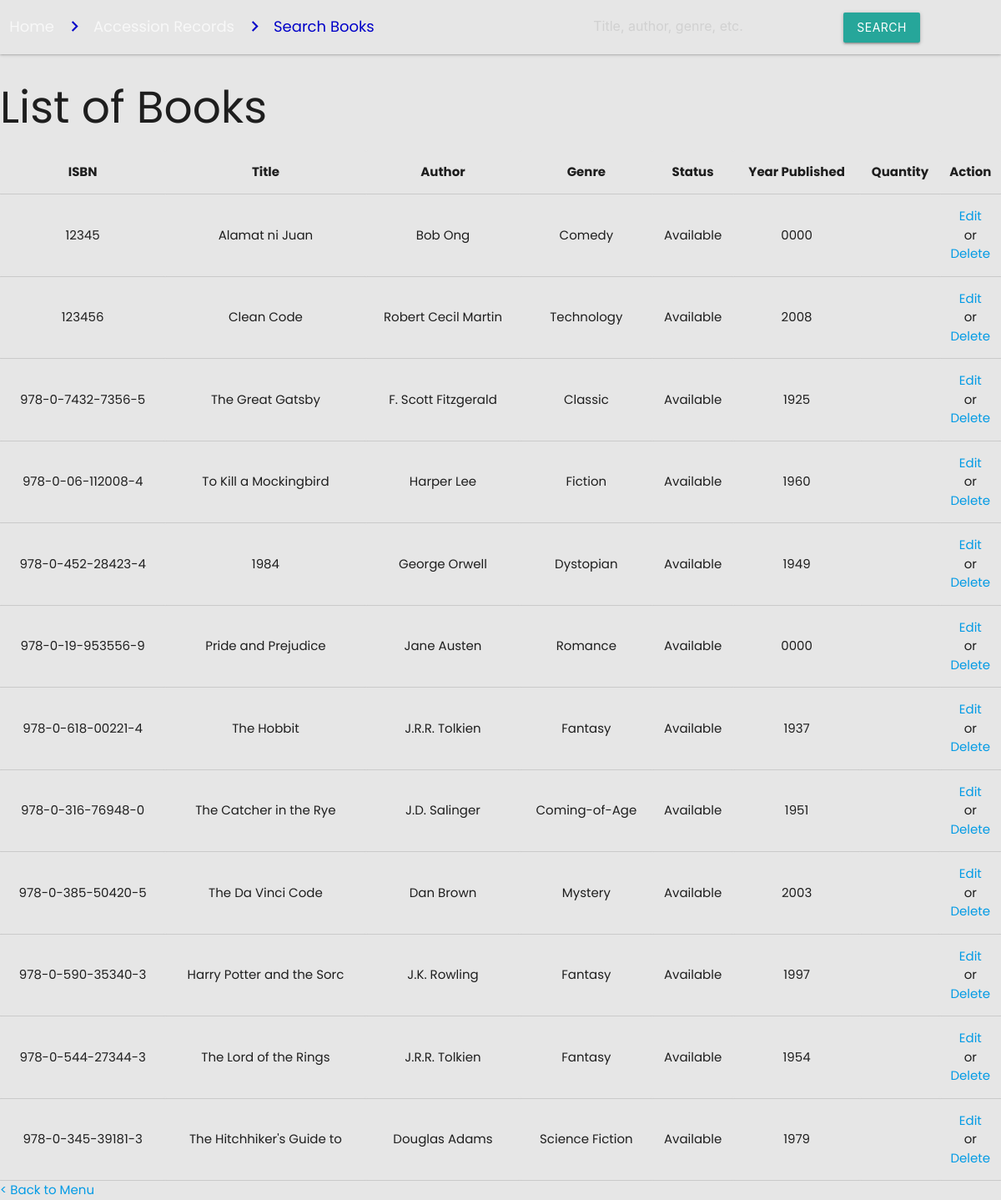
Page /search-book.php on the committed database.
### tables this page shows
CREATE TABLE `books` (
  `id` int(11) NOT NULL,
  `title` varchar(255) NOT NULL,
  `author` varchar(255) NOT NULL,
  `genre` varchar(255) NOT NULL,
  `ISBN` varchar(255) NOT NULL,
  `status` varchar(255) NOT NULL,
  `pubdate` year(4) NOT NULL
);

### search-book.php (the view, shortened to what this page needs)
<!DOCTYPE html>
<html lang="en">
<head>
    <link rel="stylesheet" href="admin-style.css">
    <?php @include 'include/header.php'?>
</head>
<body>
<?php
    $db = mysqli_connect("localhost", "root", "", "library") or die(mysqli_error($db));
    echo   "  <nav class='header'>
                <div class='nav-wrapper'>
                <div class='row'>
                    <div class='input-field col s7'>
                        <a href='Body.php' class='breadcrumb'>Home</a>
                        <a href='Accession_record.php' class='breadcrumb'>Accession Records</a>
                        <a href='search-book.php' class='breadcrumb'>Search Books</a>
                        </div>
                    <div class='input-field col s3'>
                    <form action='' method='get'>
                    <input type='text'id='keyword' name='keyword' placeholder='Title, author, genre, etc.'>
                    </div>
                    <div class='input-field col s2'>
                    <button type='submit' class='waves-effect waves-light btn'>Search</button>
                    </div>
                    </div>
                    </div>
                </form>
            </nav>
    <table class='centered' id='dataTable' width='100%' cellspacing='0'>
        ";
        $keyword = isset($_GET["keyword"]) ? $_GET["keyword"] : '';
        if (!empty($keyword)) {
            $sql = "SELECT * FROM books WHERE title LIKE '%$keyword%' OR author LIKE '%$keyword%' OR genre LIKE '%$keyword%' OR pubdate LIKE '%$keyword%'";
        } else {
            $sql = "SELECT * FROM books";
        }
        $result = mysqli_query($db, $sql) or die(mysqli_error($db));
        if ($result->num_rows > 0) {
            echo "<div class='book'>";
            echo "<h2>List of Books</h2>";
            echo "<table class='centered'>";
            echo "<thead>
            <tr>
            <th>ISBN</th>
            <th>Title</th>
            <th>Author</th>
            <th>Genre</th>
            <th>Status</th>
            <th>Year Published</th>
            <th>Quantity</th>
            <th>Action</th>
            </tr>
            </thead>";
            echo "<tbody>";
            while($row = $result->fetch_assoc()) {
                echo "<tr>
                <td>" . $row["ISBN"] . "</td>
                <td>" . $row["title"] . "</td>
                <td>" . $row["author"] . "</td>
                <td>" . $row["genre"] . "</td>
                <td>" . $row["status"] . "</td>
                <td>" . $row["pubdate"] . "</td>
                <td>" . $row["quantity"] . "</td>";
                ?>
                <td>
                    <a href="edit-book.php?id=<?php echo $row["id"];?>">Edit</a>
                    <p>or</p>
                    <a href="search-book.php?ids=<?php echo $row["id"];?>" onclick="return confirmDelete()"> Delete</a>
                </td>
                </tr>
                <?php
            }
            echo "</tbody>";
            echo "</table>";
            echo "</div>";
        }
      ?>
  </table>
  <div class="footer">
		<a href="Accession_record.php">< Back to Menu</a>
	</div>
</body>
</html>

### include/header.php (shortened to what this page needs)
   <link type="text/css" rel="stylesheet" href="css/materialize.min.css"  media="screen,projection"/>
<link rel="stylesheet" href="https://cdnjs.cloudflare.com/ajax/libs/materialize/1.0.0/css/materialize.min.css">

### admin-style.css (style rules this page uses)
* { margin: 0; padding: 0; font-family: 'Poppins', sans-serif; box-sizing: border-box; justify-content: center; background-color: #E6E6E6; }
.breadcrumb:before { color: #0000C8 !important; }
.breadcrumb:last-child { color: #0000C8 !important; }
.header { position:flex; top: 0; background-color: blue; }
.footer { position:flex; bottom: 0; }

### rows in the picture
books: ISBN "12345", title "Alamat ni Juan", author "Bob Ong", genre "Comedy", status "Available", pubdate "0000"
books: ISBN "123456", title "Clean Code", author "Robert Cecil Martin", genre "Technology", status "Available", pubdate "2008"
books: ISBN "978-0-7432-7356-5", title "The Great Gatsby", author "F. Scott Fitzgerald", genre "Classic", status "Available", pubdate "1925"
books: ISBN "978-0-06-112008-4", title "To Kill a Mockingbird", author "Harper Lee", genre "Fiction", status "Available", pubdate "1960"
books: ISBN "978-0-452-28423-4", title "1984", author "George Orwell", genre "Dystopian", status "Available", pubdate "1949"
books: ISBN "978-0-19-953556-9", title "Pride and Prejudice", author "Jane Austen", genre "Romance", status "Available", pubdate "0000"
books: ISBN "978-0-618-00221-4", title "The Hobbit", author "J.R.R. Tolkien", genre "Fantasy", status "Available", pubdate "1937"
books: ISBN "978-0-316-76948-0", title "The Catcher in the Rye", author "J.D. Salinger", genre "Coming-of-Age", status "Available", pubdate "1951"
books: ISBN "978-0-385-50420-5", title "The Da Vinci Code", author "Dan Brown", genre "Mystery", status "Available", pubdate "2003"
books: ISBN "978-0-590-35340-3", title "Harry Potter and the Sorc", author "J.K. Rowling", genre "Fantasy", status "Available", pubdate "1997"
books: ISBN "978-0-544-27344-3", title "The Lord of the Rings", author "J.R.R. Tolkien", genre "Fantasy", status "Available", pubdate "1954"
books: ISBN "978-0-345-39181-3", title "The Hitchhiker's Guide to", author "Douglas Adams", genre "Science Fiction", status "Available", pubdate "1979"
